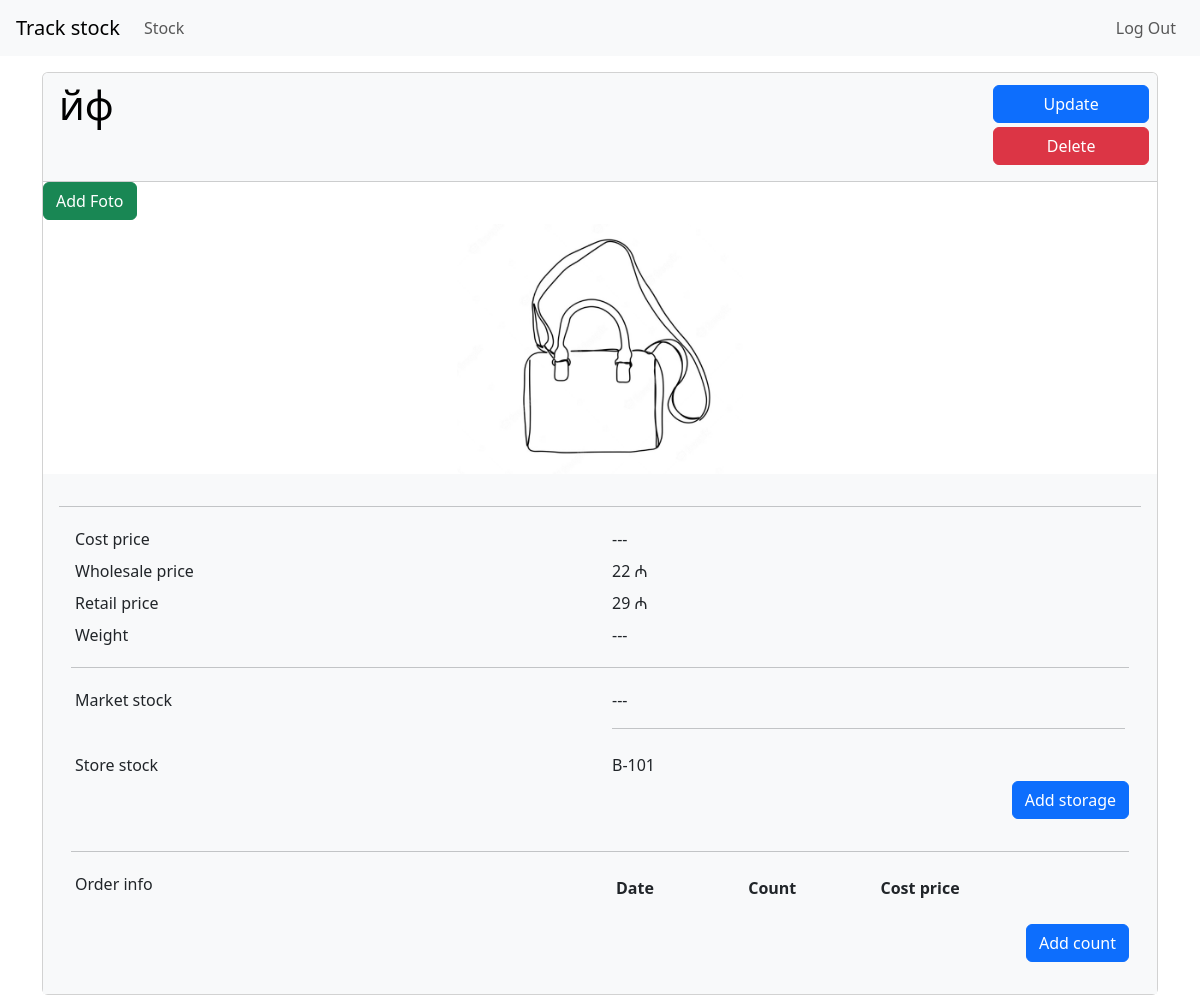
Screenshot of /goods/32/ (signed in) with the database file from the repository.
### goods_map/goods/models.py (models this page shows)
class GoodsModel(models.Model):
    name = models.CharField(max_length=50)
    cost_price = models.PositiveSmallIntegerField(null=True)
    wholesale_price = models.PositiveSmallIntegerField(null=True)
    retail_price = models.PositiveSmallIntegerField(null=True)
    weight = models.FloatField(null=True)
    store_hall = models.ForeignKey(StoreHall, on_delete=models.PROTECT,
                                   related_name='store_hall', null=True)
    store_back = models.ForeignKey(StoreBack, on_delete=models.PROTECT,
                                   related_name='store_back', null=True)
    store_up = models.ForeignKey(StoreUp, on_delete=models.PROTECT,
                                 related_name='store_up', null=True)
    stock = models.ManyToManyField(StockModel)
    def __str__(self):
        return self.name

### goods_map/stock/models.py (models this page shows)
class StockModel(models.Model):
    name = models.CharField(max_length=15, unique=True)
    def __str__(self):
        return self.name

### goods_map/goods/views.py (the view)
# urls.py: path('<int:pk>/', views.GoodCard.as_view(), name='good_card'),
class GoodCard(LoginRequiredMixin, DetailView):
    template_name = 'good_card.html'
    model = GoodsModel

### goods_map/goods/templates/good_card.html (shortened to what this page needs)
{% extends "base.html" %}
{% load bootstrap4 %}
{% load static %}
{% block main %}
<div class="card">
    <div class="card-header bg-light text-black">
        <div class="nav-item d-flex justify-content-sm-between w-100">
            <div class="d-flex">
                <h1 class="mb-4">{{ object }}</h1>
            </div>
            <div class="d-flex row p-1">
                <button class="btn btn-primary mb-1">
                    <a class="text-white text-decoration-none" href="{% url 'update_good' pk=object.id %}">Update</a>
                </button>
                <button class="btn btn-danger mb-1">
                    <a class="text-white text-decoration-none" href="{% url 'delete_good' pk=object.id %}">Delete</a>
                </button>
            </div>
        </div>
    </div>
    <div>
        <button class="btn btn-success mb-1">
            <a class="text-white text-decoration-none" href="{% url 'add_image' pk=object.id %}">Add Foto</a>
        </button>
    </div>
    <div class="col" >
        {% if object.imagemodel_set.all %}
        {% for i in object.imagemodel_set.all %}
        <a href="{{ i.images.url }}">
            <img src="{{ i.images.url }}" class="rounded d-block mx-auto" alt="Responsive image" style="max-height:250px">
        </a>
        {% endfor %}
        {% else %}
        <div>
            <img src="{% static 'goods_map/image_not_found.png' %}" class="rounded d-block mx-auto" alt="Responsive image" style="max-height:250px">
        </div>
        {% endif %}
    </div>
    <div class="card-body bg-light">
        <hr>
        <div class="container">
            <div class="row p-1">
                <div class="col">
                    Cost price
                </div>
                <div class="col">
                    {% if object.cost_price %}
                    {{ object.cost_price }} ¥
                    {% else %}
                    ---
                    {% endif %}
                </div>
            </div>
            <div class="row p-1">
                <div class="col">
                    Wholesale price
                </div>
                <div class="col">
                    {% if object.wholesale_price %}
                    {{ object.wholesale_price }} ₼
                    {% else %}
                    ---
                    {% endif %}
                </div>
            </div>
            <div class="row p-1">
                <div class="col">
                    Retail price
                </div>
                <div class="col">
                    {% if object.retail_price %}
                    {{ object.retail_price }} ₼
                    {% else %}
                    ---
                    {% endif %}
                </div>
            </div>
            <div class="row p-1">
                <div class="col">
                    Weight
                </div>
                <div class="col">
                    {% if object.weight %}
                    {{ object.weight }} kg
                    {% else %}
                    ---
                    {% endif %}
                </div>
            </div>
            <hr>
            <div class="row p-1">
                <div class="col">
                    Market stock
                </div>
                <div class="col">
                    {% if object.store_hall or object.store_back or object.store_up %}
                        <div class="col">
                            {% if object.store_hall %}
                                {{ object.store_hall }}
                            {% endif %}
                        </div>
                        <div class="col">
                            {% if object.store_back %}
                                {{ object.store_back }}
                            {% endif %}
                        </div>
                        <div class="col">
                            {% if object.store_up %}
                                {{ object.store_up }}
                            {% endif %}
                        </div>
                    {% else %}
                    ---
                    {% endif %}
                    <hr>
                </div>
            </div>
            <div class="row p-1">
                <div class="col">
                    Store stock
                </div>
                <div class="col">
                    {% if object.stock.all %}
                    {% for i in object.stock.all %}
                    {{ i }}
                    {% endfor %}
                    {% else %}
                    ---
                    {% endif %}
                </div>
            </div>
            <div class="d-flex justify-content-end">
                <button class="btn btn-primary mb-3">
                    <a class="text-white text-decoration-none" href="{% url 'add_storage' object.id %}">Add storage</a>
                </button>
            </div>
            <hr>
            <div class="row p-1">
                <div class="col">
                    Order info
                </div>
                <div class="col">
                    <dl class="row p-1">
                        <dt class="col">Date</dt>
                        <dt class="col"> Count</dt>
                        <dt class="col">Cost price</dt>
                        <dt class="col"></dt>
                    </dl>
                </div>
            </div>
            {% if request.user.is_superuser %}
                <div class="d-flex justify-content-end">
                    <button class="btn btn-primary mb-3">
                        <a class="text-white text-decoration-none" href="{% url 'add_goods' pk=object.id %}">Add count</a>
                    </button>
                </div>
            {% endif %}
        </div>
    </div>
</div>
{% endblock%}

### rows the page displays
GoodsModel: name "йф", wholesale_price "22", retail_price "29"
StockModel: name "B-101"
